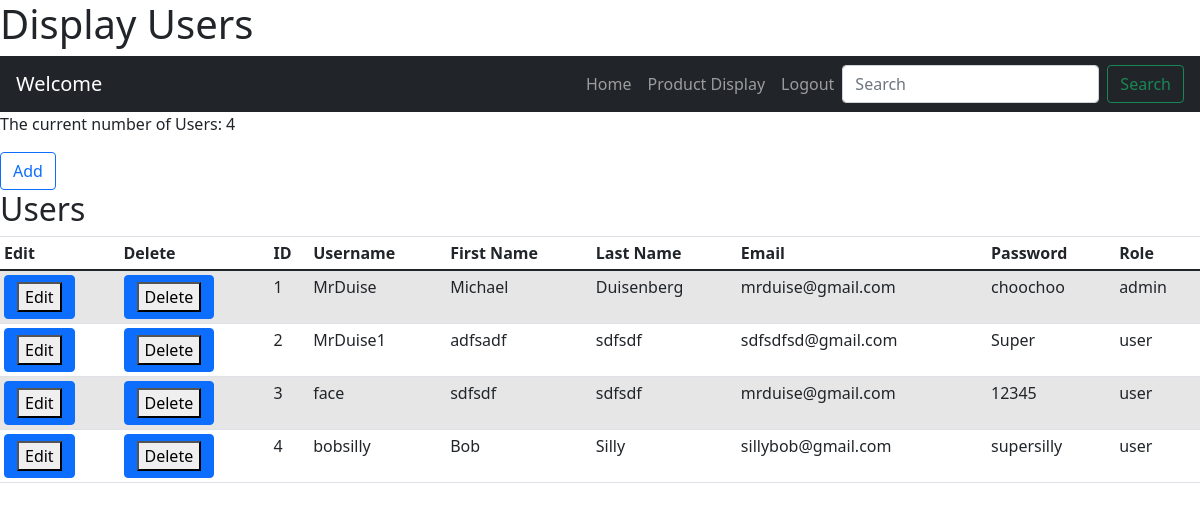
Page /Presentation/Views/Admin/Adminpage-DisplayUsers.php on the committed database.
### tables this page shows
CREATE TABLE `users` (
  `ID` int(11) NOT NULL,
  `User_Name` varchar(50) NOT NULL,
  `First_Name` varchar(50) NOT NULL,
  `Last_Name` varchar(50) NOT NULL,
  `Email` varchar(50) NOT NULL,
  `Password` varchar(45) NOT NULL,
  `role` varchar(11) NOT NULL
);

### Database/UserDataService.php (called while the page is built, shortened)
<?php
class UserDataService
{
    function getAllUsers()
    {
        $db = new Database();
        $connection = $db->getConnect();
        $stmt = $connection->prepare("SELECT * FROM users");
        $stmt->execute();
        $result = $stmt->get_result();
        $index = 0;
        $users = array();
        while($row = $result->fetch_assoc())
        {
            $users[$index] = array($row["ID"], $row["User_Name"], $row["First_Name"], $row["Last_Name"], $row["Email"], $row["Password"], $row["role"]);
            ++$index;
        }
        return $users;
    }
}

### Presentation/Views/Admin/Adminpage-DisplayUsers.php (the view, shortened to what this page needs)
<!doctype html>
<html lang="en">
<head>
<link rel="stylesheet"
	href="https://stackpath.bootstrapcdn.com/bootstrap/4.3.1/css/bootstrap.min.css"
>
<link rel="stylesheet" href="../../welcomeStyle.css">
</head>
<body>
	<h1>Display Users</h1>
  <body>
<?php
include_once '../../../showNavBar.php';
 $u = new UserDataService();
 $users = $u->getAllUsers();
 ?>
 	 	<p> <?php echo "The current number of Users: " . count($users) . "<br>";?></p>
 <a class="btn btn-outline-primary" href="AddUserForm.php" role="button">Add</a>
      <h2>Users</h2>
      <div class="table-responsive">
        <table class="table table-striped table-sm">
          <thead>
            <tr>
              <th>Edit</th>
              <th>Delete</th>
              <th>ID</th>
              <th>Username</th>
              <th>First Name</th>
              <th>Last Name</th>
              <th>Email</th>
              <th>Password</th>
              <th>Role</th>
            </tr>
          </thead>
          <tbody>
          <?php
          for($x = 0; $x < count($users); $x++)
          {
              ?>
              <tr>
             <td>
              	<form action = "EditUserForm.php" class="btn btn-primary">
                	<button type="submit">Edit</button>
           		</form>
			 </td>
			 <td>
              	<form action = "DeleteUser.php" class="btn btn-primary">
                	<button type="submit">Delete</button>
           		</form>
			</td>
              <td><?php echo $users[$x][0]?></td>
              <td><?php echo $users[$x][1]?></td>
              <td><?php echo $users[$x][2]?></td>
              <td><?php echo $users[$x][3]?></td>
              <td><?php echo $users[$x][4]?></td>
              <td><?php echo $users[$x][5]?></td>
              <td><?php echo $users[$x][6]?></td>
            </tr>
             <?php
          }
         ?>
          </tbody>
        </table>
      </div>
  <link href="https://cdn.jsdelivr.net/npm/bootstrap@5.0.0-beta2/dist/css/bootstrap.min.css" rel="stylesheet">
  </body>
</html>

### welcomeStyle.css (style rules this page uses)
body { background-color:#8BD5EF; }

### rows in the picture
users: ID "1", User_Name "MrDuise", First_Name "Michael", Last_Name "Duisenberg", Email "mrduise@gmail.com", Password "choochoo", role "admin"
users: ID "2", User_Name "MrDuise1", First_Name "adfsadf", Last_Name "sdfsdf", Email "sdfsdfsd@gmail.com", Password "Super", role "user"
users: ID "3", User_Name "face", First_Name "sdfsdf", Last_Name "sdfsdf", Email "mrduise@gmail.com", Password "12345", role "user"
users: ID "4", User_Name "bobsilly", First_Name "Bob", Last_Name "Silly", Email "sillybob@gmail.com", Password "supersilly", role "user"

### other values in the picture
count($users) "4"
